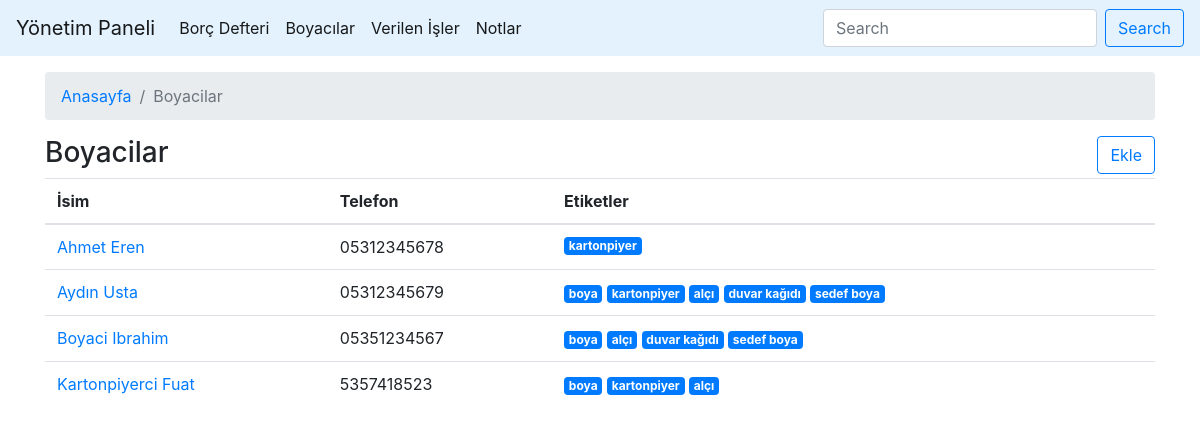
Before: /boyacilar/ with the older database file.
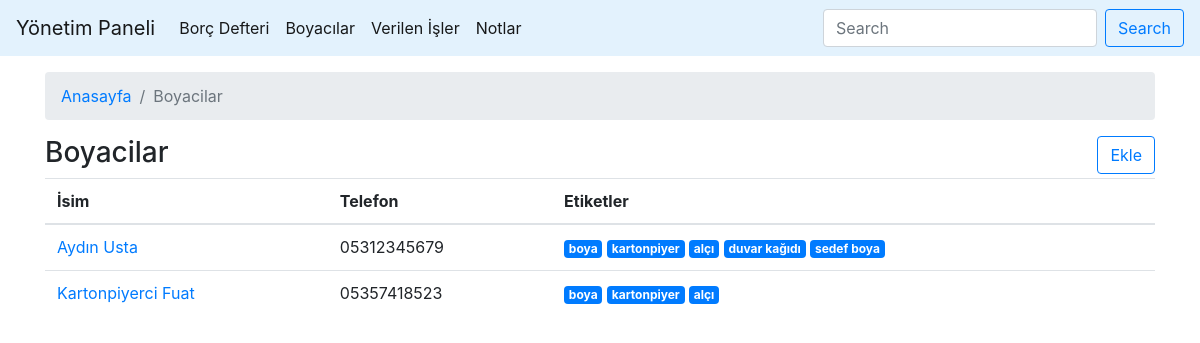
After: the same page with the newer database file.
### boya/models.py (models this page shows, shortened)
class Boyaci(models.Model):
    isim = models.CharField(max_length=100)
    telefon_no = models.CharField(max_length=11)
    kayit_tarihi = models.DateTimeField(auto_now_add=True)
    aciklama = models.TextField()
    boyaci_etiket = models.ManyToManyField(Etiket, related_name="boyacilar")
    class Meta:
        verbose_name = "Boyacı"
        verbose_name_plural = "Boyacılar"

class Etiket(models.Model):
    etiket_adi = models.CharField(max_length=100)
    class Meta:
        verbose_name = "Etiket"
        verbose_name_plural = "Etiketler"
    def __str__(self):
        return self.etiket_adi

### boya/views.py (the view)
# urls.py: path('boyacilar/', views.boyacilar, name="boyacilar"),
def boyacilar(request):
    boyacilar = Boyaci.objects.all()
    return render(request, 'boyacilar.html',  {'boyacilar': boyacilar})

### templates/boyacilar.html
{% extends 'base.html' %}
{% block content %}
  <div class="container mt-3">
      <nav aria-label="breadcrumb">
        <ol class="breadcrumb">
          <li class="breadcrumb-item"><a href="/">Anasayfa</a></li>
          <li class="breadcrumb-item active" aria-current="page">Boyacilar</li>
        </ol>
      </nav>
  <div class="row">
    <div class="col-6">
      <h3>Boyacilar</h3>
    </div>
    <div class="col-6">
      <a href="{% url 'boyaci_ekle' %}"><button type="button" class="btn btn-outline-primary float-right">Ekle</button></a>
    </div>
  </div>
  <table class="table table-hover">
  <thead>
    <tr>
      <th scope="col">İsim</th>
      <th scope="col">Telefon</th>
      <th scope="col">Etiketler</th>
    </tr>
  </thead>
  <tbody>
  {% for boyaci in boyacilar %}
    <tr>
      <td><a href="{% url 'boyaci_ayrinti' boyaci.id %}">{{boyaci.isim|title}}</a></td>
      <td>{{boyaci.telefon_no}}</td>
      <td>
      {% for etiket in boyaci.boyaci_etiket.all %}
        <a href="{% url 'etiket' etiket.id %}" class="badge badge-primary">{{ etiket }}</a>
      {% endfor %}
      </td>
    </tr>
  {% endfor %}
  </tbody>
  </table>
</div>
{% endblock content %}

### templates/base.html (shortened to what this page needs)
<html lang="en">
  <head>
    <link rel="stylesheet" href="https://maxcdn.bootstrapcdn.com/bootstrap/4.4.1/css/bootstrap.min.css">
  </head>
  <body>
  <nav class="navbar navbar-expand-lg navbar-light"  style="background-color: #e3f2fd;">
  <a class="navbar-brand" href="/">Yönetim Paneli</a>
  <div class="collapse navbar-collapse" id="navbarSupportedContent">
    <ul class="navbar-nav mr-auto">
      <li class="nav-item active">
        <a class="nav-link" href="{% url 'defter' %}">Borç Defteri <span class="sr-only">(current)</span></a>
      </li>
      <li class="nav-item active">
        <a class="nav-link" href="{% url 'boyacilar' %}">Boyacılar <span class="sr-only">(current)</span></a>
      </li>
      <li class="nav-item active">
        <a class="nav-link" href="{% url 'isler' %}">Verilen İşler <span class="sr-only">(current)</span></a>
      </li>
      <li class="nav-item active">
        <a class="nav-link" href="{% url 'notlar' %}">Notlar <span class="sr-only">(current)</span></a>
      </li>
    </ul>
    <form class="form-inline my-2 my-lg-0">
      <input class="form-control mr-sm-2" type="search" placeholder="Search" aria-label="Search">
      <button class="btn btn-outline-primary my-2 my-sm-0" type="submit">Search</button>
    </form>
  </div>
</nav>
{% block content %}
{% endblock content %}
  </body>
</html>

Changed rows visible on the page:
removed Boyaci: isim "Ahmet Eren", telefon_no "05312345678", Etiket (etiket_adi "kartonpiyer")
removed Boyaci: isim "Boyaci Ibrahim", telefon_no "05351234567", Etiket (etiket_adi "boya"), Etiket (etiket_adi "alçı"), Etiket (etiket_adi "duvar kağıdı"), Etiket (etiket_adi "sedef boya")
changed Boyaci "Kartonpiyerci Fuat": telefon_no "5357418523" → "05357418523"
